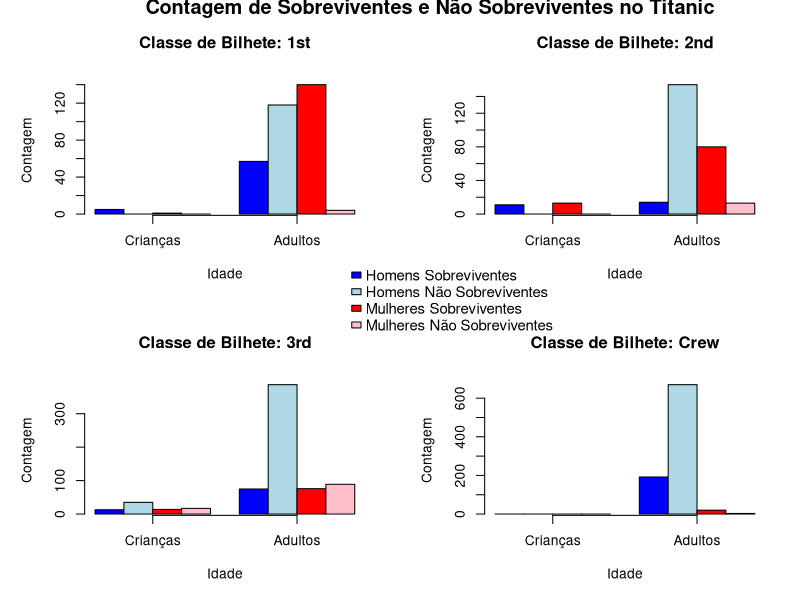

This figure's R source:
## ---- chunk 1
A <- matrix(c(1, 2, 3, 2, 5, 9, 5, 7, 8), nrow = 3, byrow = T)
B <- c(20, 100, 200)
## ---- chunk 2
det.A <- det(A)
det.A
## ---- chunk 3
if(det.A != 0){
  sol <- solve(A, B)
  sol
} else {
  print("O Sistema não possui solução")
}
## ---- chunk 4
    z <- factor(c("p", "q", "p", "r", "q"))
    z
## ---- chunk 5
    levels(z)[levels(z) == "p"] <- "w"
    z
## ---- chunk 6
    set.seed(666)
    sample(1:10, replace = T)
## ---- chunk 7
    s1 <- factor(sample(letters, size = 5, replace = TRUE))
    s1
    
    s2 <- factor(sample(letters, size = 5, replace = TRUE))
    s2
    
    s_concatenado <- factor(c(s1, s2))
    s_concatenado
## ---- chunk 8
    data(iris)

    intervalos <- c(4.30, 5.02, 5.74, 6.46, 7.18, 7.901)
    rotulos <- c("(4.3, 5.02]", "(5.02, 5.74]", "(5.74, 6.46]",
                 "(6.46, 7.18]", "(7.18, 7.9]")

    dados.categorizados <- cut(iris$Sepal.Length, breaks = intervalos,
                               labels = rotulos, right = F)
    contagem <- table(dados.categorizados)
    contagem
    
## ---- chunk 9
  categorias <- table(iris$Sepal.Length < 5, iris$Species)
    
  rownames(categorias) <- c("FALSE", "TRUE")
  colnames(categorias) <- levels(iris$Species)
  
  categorias
## ---- chunk 10
  respostas <- factor(c("Concordo", "Concordo", "Concordo fortemente", 
                        "Discordo", "Concordo"))
  respostas <- factor(respostas, levels = c("Concordo fortemente", 
          levels(respostas)[-which(levels(respostas) == "Concordo fortemente")]))

  levels(respostas) <- c(levels(respostas), "Discordo fortemente")
  respostas
## ---- chunk 11
    x <- factor(c("alto", "baixo", "médio", "alto", "alto", "baixo", "médio"))

    df <- data.frame(levels = unique(x), value = seq_along(unique(x)))
    df
## ---- chunk 12
    p <- c(2, 7, 8)
    q <- c("A", "B", "C")
    x <- list(p, q)
    x[2]
## ---- chunk 13
    w <- c(2, 7, 8)
    v <- c("A", "B", "C")
    x <- list(w, v)
    x[[2]] <- replace(x[[2]], x[[2]] == "A", "K")
    x
## ---- chunk 14
    a <- list("x" = 5, "y" = 10, "z" = 15)
    soma <- sum(unlist(a))
    soma
## ---- chunk 15
    nova <- list(a = 1:10, b = "Férias", c = "Olá")
    nova$a <- nova$a + 1
    nova
## ---- chunk 16
  b <- list(a = 1:10, c = "Olá", d = "AA")
  b$a <- b$a[-2]
  b
## ---- chunk 17
  x <- list(a = 5:10, c = "Olá", d = "AA")
  x$z <- "Novo item"
  x
## ---- chunk 18
  y <- list(1:10, "string", 666)
  names(y) <- c("um", "dois", "três")
  y
## ---- chunk 19
  x <- list(y = 1:10, t = "Olá", f = "TT", r = 5:20)
  comprimento_r <- length(x$r)
  comprimento_r
## ---- chunk 20
  df.A <- data.frame(var1 = 1:5, var2 = LETTERS[1:5])
  df.B <- data.frame(var1 = 6:10, var2 = LETTERS[6:10])
  
  df.res <- rbind(df.A, df.B)
  head(df.res)
## ---- chunk 21
  classes <- sapply(df.res, class)
  classes
## ---- chunk 22
  df.A2 <- data.frame(var1 = 1:6, var2 = LETTERS[1:6])
  
  df.res2 <- rbind(df.A2, df.B)
  tail(df.res2)
## ---- chunk 23
  var3 <- 11:20
  
  df.res <- cbind(df.res, var3)
  head(df.res)
## ---- chunk 24
  df.res <- df.res[, c("var1", "var3", "var2")]
  head(df.res)
## ---- chunk 25
  if(!is.data.frame(state.x77)){
  state.x77 <- as.data.frame(state.x77)
  }

  head(state.x77)
## ---- chunk 26
  estados <- sum(state.x77$Income < 4300)
  estados
## ---- chunk 27
  indice <- which.max(state.x77$Income)
  estado_maior_renda <- rownames(state.x77)[indice]
  estado_maior_renda
## ---- chunk 28
  state_abb <- state.abb
  state_area <- state.area
  state_division <- state.division
  state_name <- state.name
  state_region <- state.region
  
  state <- data.frame(Abb = state_abb, Area = state_area, Division = state_division,
                      Name = state_name, Region = state_region, row.names = state_name)
  
  head(state)
## ---- chunk 29
  state.x77 <- state.x77[order(rownames(state.x77)), ]

  state <- state[order(rownames(state)), ]
  
  estados <- cbind(state, state.x77)
  head(estados)
## ---- chunk 30
  colnames(estados) <- c("Abb", "Area", "Div", "Name", "Reg", 
                       substr(names(state.x77), 1, 3))
  head(estados)
## ---- chunk 31
  estados <- subset(estados, select = -Div)
  head(estados)
## ---- chunk 32
  colnames(estados) <- trimws(colnames(estados)) # Tirando o espaço de HS
  estados.a <- subset(estados, select = -c(Lif, HS, Fro, Abb, Are))
  head(estados.a)
## ---- chunk 33
  intervalos <- c(0.0, 1.0, 2.0, Inf)
  estados$Illiteracy_Level <- cut(estados$Ill, breaks = intervalos, 
                                 labels = c("baixo", "algum", "alto"), right = TRUE)

  estados$Illiteracy_Level <- factor(estados$Illiteracy_Level, 
                  levels = c("baixo", "algum", "alto"))
  head(estados)
## ---- chunk 34
  estados_oeste <- subset(estados, Reg == "West" & Illiteracy_Level == "baixo")
  estado_maior_renda <- estados_oeste[which.max(estados_oeste$Inc), ]
  
  (nome_renda <- estado_maior_renda$Name)
  (renda_maxima <- estado_maior_renda$Inc)
## ---- chunk 35
  data("Titanic")

  (total_passageiros <- sum(Titanic))
  
  (sobreviventes <- sum(Titanic[,,,"Yes"]))

  (nao_sobreviventes <- sum(Titanic[,,,"No"]))

  (taxa_sobrevivencia <- sobreviventes / total_passageiros * 100)
## ---- chunk 36
  (passageiros_genero <- apply(Titanic, c("Sex"), sum))
  (passageiros_classe <- apply(Titanic, c("Class", "Sex"), sum))
## ---- chunk 37
  (sobreviventes_sexo <- apply(Titanic[,,,"Yes"], "Sex", sum))
  (nao_sobreviventes_sexo <- apply(Titanic[,,,"No"], "Sex", sum))

  (total_passageiros <- sobreviventes_sexo + nao_sobreviventes_sexo)
  
  (taxa<- round((sobreviventes_sexo / total_passageiros) * 100, 2))
## ---- chunk 38
  titanic_df <- as.data.frame(Titanic)
(distrib_idade_classe_sexo <- aggregate(Freq ~ Class + Sex + Age, data = titanic_df, sum))
## ---- chunk 39

distrib_idade_classe_sexo_surv <- aggregate(Freq ~ Class + Sex + Age + Survived, 
                                    data = titanic_df, sum)

par(mfrow = c(2, 2), mar = c(5, 5, 5, 2) + 0.1) 

classes <- unique(distrib_idade_classe_sexo_surv$Class)

for (classe in classes) {
  subset_data <- subset(distrib_idade_classe_sexo_surv, Class == classe)
  male_survived <- subset(subset_data, Sex == "Male" & Survived == "Yes")$Freq
  male_not_survived <- subset(subset_data, Sex == "Male" & Survived == "No")$Freq
  female_survived <- subset(subset_data, Sex == "Female" & Survived == "Yes")$Freq
  female_not_survived <- subset(subset_data, Sex == "Female" & Survived == "No")$Freq
  bp <- barplot(
    height = rbind(male_survived, male_not_survived, female_survived, female_not_survived),
    beside = TRUE,
    col = c("blue", "lightblue", "red", "pink"),
    main = paste("Classe de Bilhete:", classe),
    xlab = "Idade",
    ylab = "Contagem"
  )
  axis(1, at = colMeans(bp), labels = c("Crianças", "Adultos"))
}

par(mfrow = c(1, 1))
legend("center",  legend = c("Homens Sobreviventes", "Homens Não Sobreviventes", 
 "Mulheres Sobreviventes", "Mulheres Não Sobreviventes"), y.intersp = 1.4, x.intersp = 0.4,
 fill = c("blue", "lightblue", "red", "pink"),bty = "n", inset = c(1, 1), cex = 0.9)
title(main = "Contagem de Sobreviventes e Não Sobreviventes no Titanic", line = 4.4)
